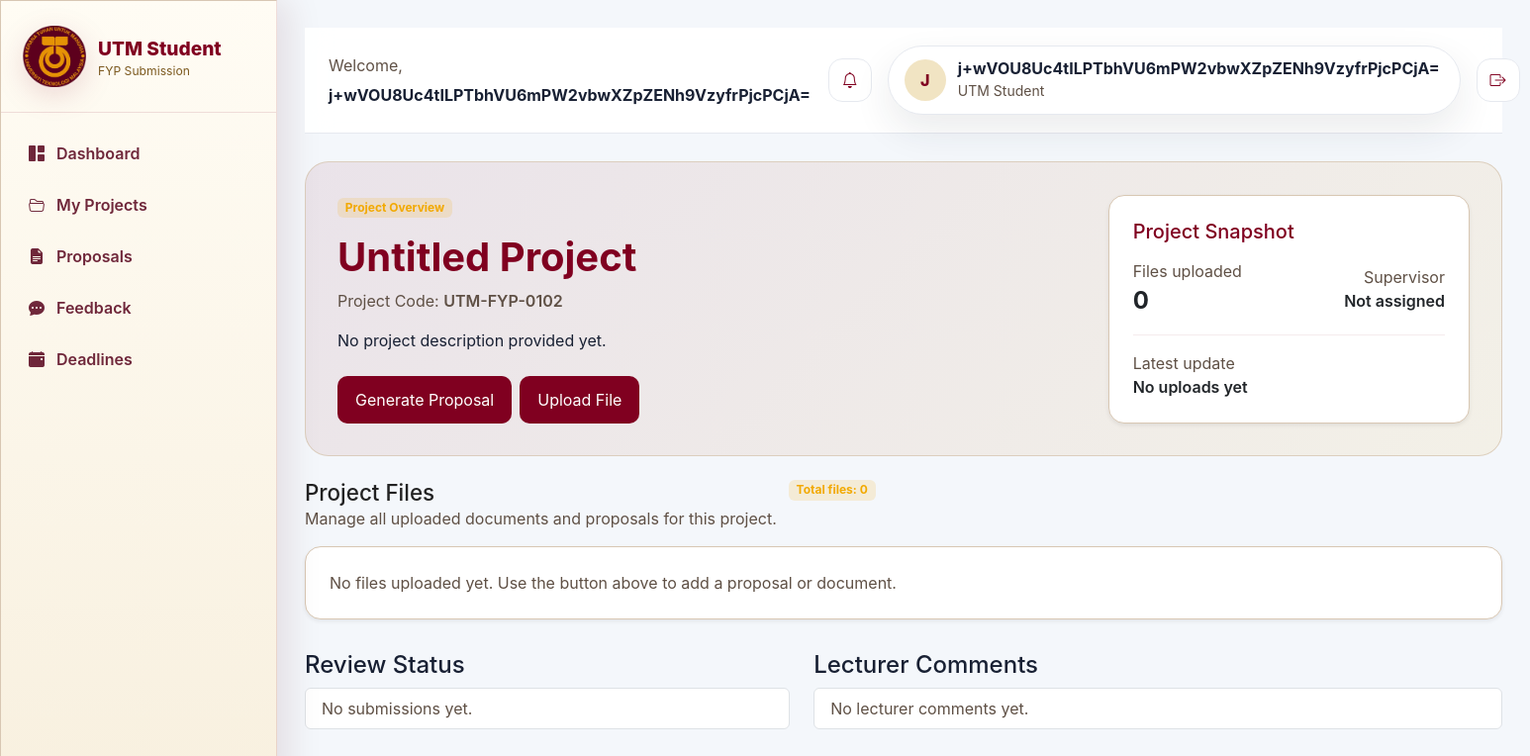
Page /student/student_project.php?project_id=102 (signed in) on the committed database.
### tables this page shows
CREATE TABLE projects (
  project_id INTEGER PRIMARY KEY AUTOINCREMENT,
  title_encrypted TEXT NOT NULL,
  description_encrypted TEXT,
  lecturer_id INTEGER REFERENCES users(user_id),
  study_year INTEGER CHECK (study_year BETWEEN 1 AND 5),
  created_at DATETIME DEFAULT CURRENT_TIMESTAMP
, category_encrypted TEXT);

CREATE TABLE users (
  user_id INTEGER PRIMARY KEY AUTOINCREMENT,
  name_encrypted TEXT NOT NULL,
  email_hash TEXT NOT NULL UNIQUE,
  email_encrypted TEXT NOT NULL,
  password_hash TEXT NOT NULL,
  role TEXT CHECK (role IN ('admin', 'lecturer', 'student')),
  created_by INTEGER REFERENCES users(user_id),
  created_at DATETIME DEFAULT CURRENT_TIMESTAMP
);

### database/encryption.php (called while the page is built, shortened)
<?php
function getEncryptionKey(): string {
    $key = bin2hex(random_bytes(32));
    return $key;
}
function decryptData(string $encoded): string {
    $key = hex2bin(getEncryptionKey());
    $data = base64_decode($encoded);
    $iv = substr($data, 0, 12);
    $tag = substr($data, 12, 16);
    $ciphertext = substr($data, 28);
    $result = openssl_decrypt($ciphertext, 'aes-256-gcm', $key, OPENSSL_RAW_DATA, $iv, $tag, '');
    if ($result === false) {
        throw new RuntimeException('Decryption failed');
    }
    return $result;
}

### student/student_project.php (the view, shortened to what this page needs)
<?php
require_once __DIR__ . '/../database/db.php';
require_once __DIR__ . '/../database/encryption.php';
$studentId = (int) ($_SESSION['user_id'] ?? 0);
$projectId = (int) ($_GET['project_id'] ?? 0);
function student_project_decrypt(?string $value): string
{
    if ($value === null || $value === '') {
        return '';
    }
    try {
        return decryptData($value);
    } catch (Throwable $error) {
        return '';
    }
}
$title = 'Untitled Project';
$description = '';
$supervisor = '';
$files = [];
$feedbackLog = [];
$submissionHistory = [];
try {
    $stmt = $db->prepare(
        "SELECT p.project_id, p.title_encrypted, p.description_encrypted, p.category_encrypted, p.study_year, p.created_at,
                p.lecturer_id, u.name_encrypted AS lecturer_name,
                latest.status AS latest_status, latest.submitted_at AS latest_submitted_at
         FROM projects p
         LEFT JOIN users u ON p.lecturer_id = u.user_id
         LEFT JOIN submissions latest ON latest.submission_id = (
             SELECT submission_id FROM submissions
             WHERE project_id = p.project_id
             ORDER BY submitted_at DESC
             LIMIT 1
         )
         INNER JOIN project_members my_pm
             ON my_pm.project_id = p.project_id
            AND my_pm.user_id = ?
         WHERE p.project_id = ?"
    );
    $stmt->execute([$studentId, $projectId]);
    $row = $stmt->fetch(PDO::FETCH_ASSOC);
    $title = student_project_decrypt($row['title_encrypted'] ?? '') ?: 'Untitled Project';
    $description = student_project_decrypt($row['description_encrypted'] ?? '');
    $supervisor = student_project_decrypt($row['lecturer_name'] ?? '');
    $fileStmt = $db->prepare(
        "SELECT f.file_id, f.file_name_encrypted, f.file_path_encrypted, f.uploaded_at, u.name_encrypted AS uploader_name, f.uploaded_by
         FROM files f
         LEFT JOIN users u ON u.user_id = f.uploaded_by
         WHERE f.project_id = ?
         ORDER BY f.uploaded_at DESC"
    );
    $fileStmt->execute([$projectId]);
    $files = $fileStmt->fetchAll(PDO::FETCH_ASSOC);
    $submissionStmt = $db->prepare(
        "SELECT submission_id, status, submitted_at
         FROM submissions
         WHERE project_id = ?
         ORDER BY submitted_at DESC"
    );
    $submissionStmt->execute([$projectId]);
    $submissionHistory = $submissionStmt->fetchAll(PDO::FETCH_ASSOC);
} catch (Throwable $e) {
    $_SESSION['student_flash'] = 'Error: ' . $e->getMessage();
    $_SESSION['student_flash_type'] = 'danger';
    header('Location: student_projects.php');
    exit;
}
require_once __DIR__ . '/student_header.php';
?>
<section>
        <?php $fileCount = count($files); ?>
        <div class="hero-panel mb-4">
            <div class="row align-items-center gx-4">
                <div class="col-lg-8">
                    <span class="badge badge-utm-gold mb-3">Project Overview</span>
                    <h1 class="display-6 fw-bold mb-2"><?= htmlspecialchars($title) ?></h1>
                    <p class="text-muted mb-3">Project Code: <span class="fw-semibold"><?= 'UTM-FYP-' . str_pad((string) $projectId, 4, '0', STR_PAD_LEFT) ?></span></p>
                    <p class="mb-4"><?= nl2br(htmlspecialchars($description ?: 'No project description provided yet.')) ?></p>
                    <div class="d-flex flex-wrap gap-2">
                        <button class="btn btn-warning" data-bs-toggle="modal" data-bs-target="#generateProposalModal">Generate Proposal</button>
                        <button class="btn btn-outline-primary" data-bs-toggle="collapse" data-bs-target="#uploadBox">Upload File</button>
                    </div>
                </div>
                <div class="col-lg-4 mt-4 mt-lg-0">
                    <div class="card border-utm rounded-4 p-4 shadow-sm">
                        <h2 class="h5 mb-3">Project Snapshot</h2>
                        <div class="d-flex align-items-center justify-content-between mb-3">
                            <div>
                                <div class="text-muted">Files uploaded</div>
                                <div class="fs-4 fw-bold"><?= $fileCount ?></div>
                            </div>
                            <div class="text-end">
                                <div class="text-muted">Supervisor</div>
                                <div class="fw-semibold"><?= htmlspecialchars($supervisor ?: 'Not assigned') ?></div>
                            </div>
                        </div>
                        <div class="divider mb-3" style="height:1px;background:rgba(128,0,32,0.08);"></div>
                        <div>
                            <div class="text-muted">Latest update</div>
                            <div class="fw-semibold"><?= htmlspecialchars($files[0]['uploaded_at'] ?? 'No uploads yet') ?></div>
                        </div>
                    </div>
                </div>
            </div>
        </div>
        <div class="section-title mt-4">
            <div>
                <h2>Project Files</h2>
                <p class="text-muted">Manage all uploaded documents and proposals for this project.</p>
            </div>
            <span class="badge badge-utm-gold align-self-start">Total files: <?= $fileCount ?></span>
        </div>
        <?php if (empty($files)): ?>
            <div class="card border-utm rounded-4 p-4 shadow-sm">
                <p class="mb-0 text-muted">No files uploaded yet. Use the button above to add a proposal or document.</p>
            </div>
        <?php endif; ?>
        <div class="row g-4 mt-2">
            <div class="col-12 col-lg-5">
                <h4>Review Status</h4>
                <div class="list-group">
                    <?php if (empty($submissionHistory)): ?>
                        <div class="list-group-item text-muted">No submissions yet.</div>
                    <?php endif; ?>
                </div>
            </div>
            <div class="col-12 col-lg-7">
                <h4>Lecturer Comments</h4>
                <div class="list-group">
                    <?php if (empty($feedbackLog)): ?>
                        <div class="list-group-item text-muted">No lecturer comments yet.</div>
                    <?php endif; ?>
                </div>
            </div>
        </div>
</section>
</main>
</div>
</body>
</html>

### public/utm-theme.css (style rules this page uses)
:root { --utm-maroon: #800020; --utm-maroon-dark: #500014; --utm-gold: #F2A900; --utm-gold-soft: #f9d67b; --utm-white: #FFFFFF; --utm-dark: #222222; --utm-bg: #f5f2ee; --utm-surface: #ffffff; --utm-surface-soft: #fbf1e6; --utm-border: #d8c7b3; --utm-muted: #5f5045; --utm-shadow: 0 18px 46px rgba(0, 0, 0, 0.12); --utm-transition: 0.22s ease; }
* { box-sizing: border-box; }
html { scroll-behavior: smooth; }
body { margin: 0; min-height: 100%; font-family: 'DM Sans', 'Plus Jakarta Sans', sans-serif; color: var(--utm-dark); background: radial-gradient(circle at top left, rgba(242, 169, 0, 0.08), transparent 32%), linear-gradient(180deg, #fffdfa 0%, var(--utm-bg) 100%); }
button, input, select, textarea { font: inherit; }
.btn, .btn-primary, .btn-utm { display: inline-flex; align-items: center; justify-content: center; padding: 12px 18px; border-radius: 10px; border: none; background: var(--utm-maroon); color: var(--utm-white); cursor: pointer; transition: background var(--utm-transition), transform var(--utm-transition), box-shadow var(--utm-transition); }
.card, .login-card, .panel, .table, .table th, .table td, .navbar, .topbar, .sidebar, .form-control, .form-select, .footer, .badge { background: var(--utm-white); }
.card, .login-card, .panel, .form-control, .form-select, .sidebar, .topbar, .footer { border: 1px solid var(--utm-border); box-shadow: var(--utm-shadow); }
.utmbox, .card, .login-card, .panel { border-radius: 22px; overflow: hidden; }
.text-muted { color: var(--utm-muted) !important; }
.badge-utm-gold { background: rgba(242, 169, 0, 0.15); color: var(--utm-gold); }
.border-utm { border-color: var(--utm-border) !important; }
.hero-panel { padding: 2rem; border-radius: 24px; background: linear-gradient(135deg, rgba(128, 0, 32, 0.08), rgba(242, 169, 0, 0.08)); border: 1px solid rgba(216, 199, 179, 0.8); }
.hero-panel h1, .hero-panel h2, .hero-panel h3 { color: var(--utm-maroon); }
.section-title { display: flex; align-items: baseline; gap: 0.75rem; margin-bottom: 1rem; }
.section-title h2 { font-size: 1.4rem; margin: 0; color: var(--utm-dark); }
.section-title p { margin: 0; color: var(--utm-muted); }

### student/student_header.php (style rules this page uses)
:root { --student-sidebar: #800020; --student-gold: #d6a01d; --student-bg: #f4f7fb; --student-card: #ffffff; --student-border: #e6e9ef; --student-text: #182033; --student-muted: #737b8c; --student-shadow: 0 16px 38px rgba(28, 39, 60, 0.09); }
body { margin: 0; min-height: 100vh; background: var(--student-bg); color: var(--student-text); font-family: Inter, system-ui, -apple-system, BlinkMacSystemFont, "Segoe UI", sans-serif; }

### rows in the picture
projects: title_encrypted "Untitled Project", description_encrypted "No project description provided yet.", lecturer.name_encrypted "Not assigned"

### other values in the picture
$studentName "j+wVOU8Uc4tILPTbhVU6mPW2vbwXZpZENh9VzyfrPjcPCjA="
substr($studentName, 0, 1) "J"
str_pad((string) $projectId, 4, '0', STR_PAD_LEFT) "0102"
$fileCount "0"
$files[0]['uploaded_at'] "No uploads yet"
